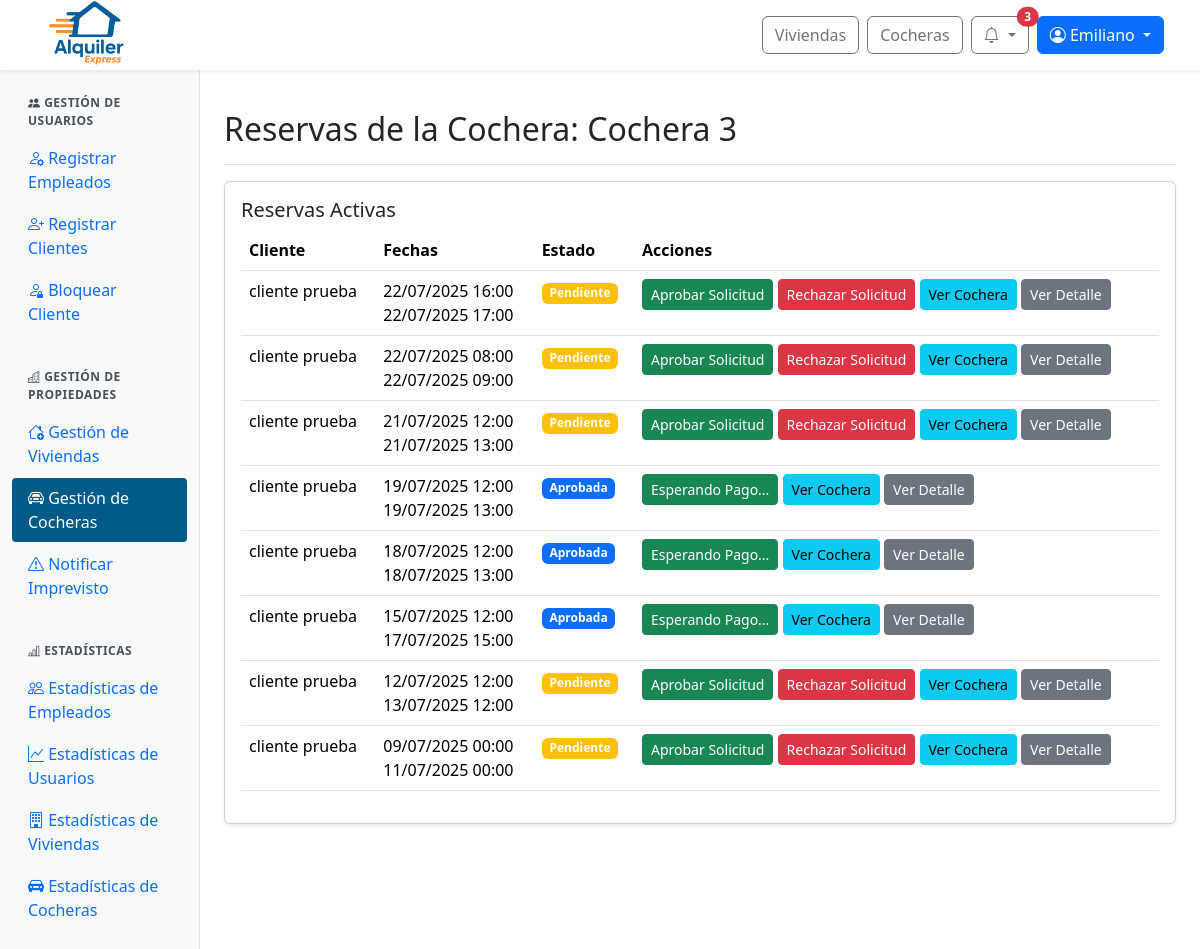
/panel/cocheras/reservas/3/ (signed in), run on an earlier commit of the app's database.
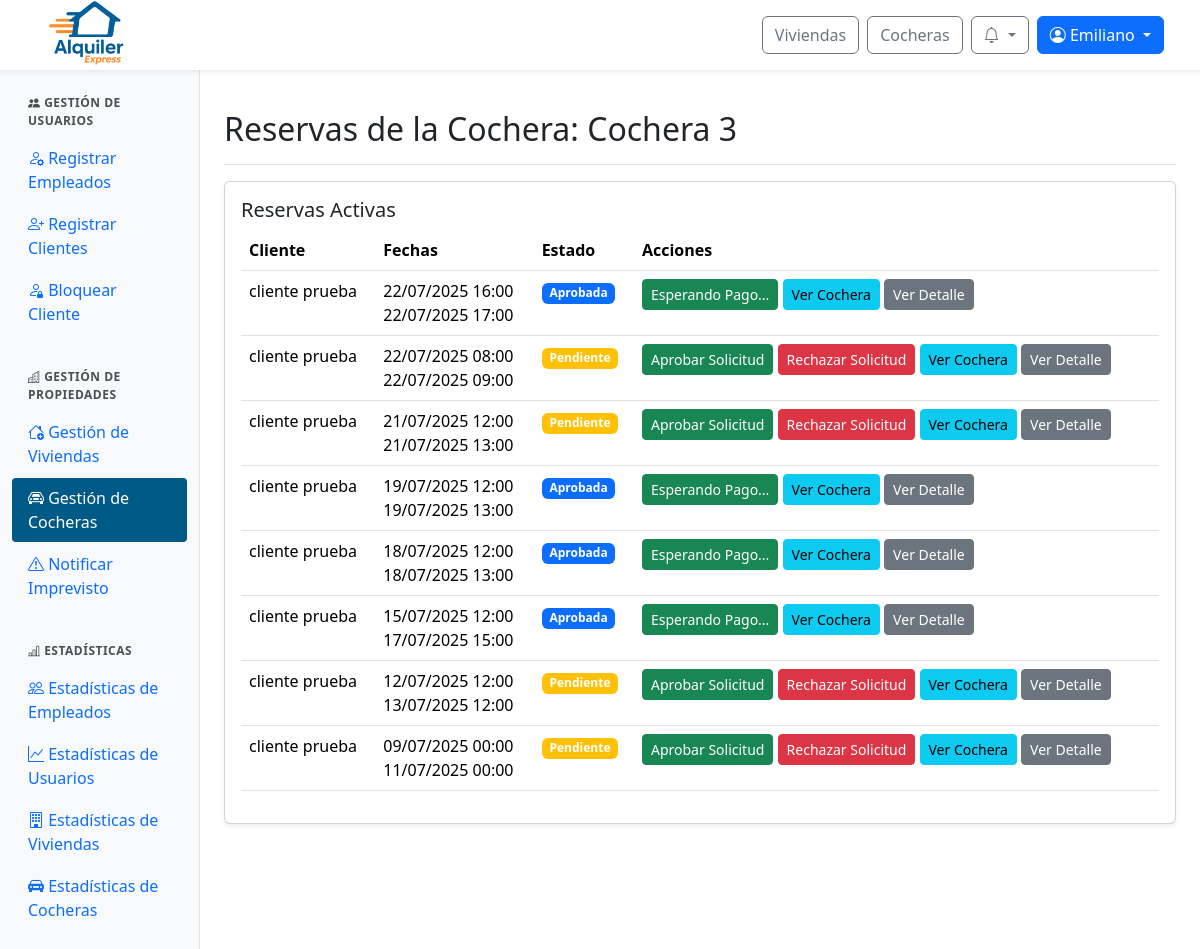
And on a later commit of the database.
### web/models.py (models this page shows, shortened)
class Reserva(models.Model):
    id_reserva = models.AutoField(primary_key=True)
    fecha_inicio = models.DateTimeField(default=timezone.now)
    fecha_fin = models.DateTimeField()
    precio_total = models.DecimalField(max_digits=10, decimal_places=2)
    estado = models.ForeignKey(Estado, on_delete=models.SET_NULL, null=True)  # Aquí está el estado FK
    inmueble = models.ForeignKey(Inmueble, null=True, blank=True, on_delete=models.SET_NULL)
    cochera = models.ForeignKey(Cochera, null=True, blank=True, on_delete=models.SET_NULL)
    descripcion = models.TextField()
    creada_en = models.DateTimeField(default=timezone.now)
    aprobada_en = models.DateTimeField(null=True, blank=True)
    cantidad_adultos = models.PositiveIntegerField(default=1, verbose_name="Cantidad de adultos")
    cantidad_ninos = models.PositiveIntegerField(default=0, verbose_name="Cantidad de niños")
    patente = models.CharField(max_length=20, null=True, blank=True, verbose_name="Patente del vehículo")
    def cliente(self):
        rel = ClienteInmueble.objects.filter(reserva=self).first()
        return rel.cliente if rel else None

class Estado(models.Model):
    id_estado = models.AutoField(primary_key=True)
    nombre = models.CharField(max_length=100)

class ClienteInmueble(models.Model):
    id_cliente_inmueble = models.AutoField(primary_key=True)
    cliente = models.ForeignKey(Perfil, on_delete=models.CASCADE)  # FK a Perfil, no Usuario
    inmueble = models.ForeignKey(Inmueble, null=True, blank=True, on_delete=models.SET_NULL)
    cochera = models.ForeignKey(Cochera, null=True, blank=True, on_delete=models.SET_NULL)
    reserva = models.ForeignKey(Reserva, on_delete=models.CASCADE)

class Perfil(models.Model):
    id_perfil = models.AutoField(primary_key=True)
    usuario = models.OneToOneField(User, on_delete=models.CASCADE)
    dni = models.CharField(max_length=20)
    fecha_nacimiento = models.DateField(null=True, blank=True)

### web/views/viewsAdminPropiedades.py (the view)
# urls.py: path('panel/cocheras/reservas/<int:id_cochera>/', viewsAdminPropiedades.admin_cocheras_reservas, name='admin_cocheras_reservas'),
@login_required
@user_passes_test(is_admin_or_empleado)
def admin_cocheras_reservas(request, id_cochera):
    cochera = get_object_or_404(Cochera, id_cochera=id_cochera)
    reservas = Reserva.objects.filter(
        cochera=cochera,
        estado__nombre__in=["Pendiente", "Aprobada", "Pagada", "Confirmada"]
    ).order_by('-fecha_inicio')
    return render(request, 'admin/admin_cocheras_reservas.html', {'cochera': cochera, 'reservas': reservas})

### web/authentication.py (called while the page is built)
    def get_user(self, user_id):
        try:
            return User.objects.get(pk=user_id)
        except User.DoesNotExist:
            return None

### web/context_processors.py (called while the page is built)
def notifications(request):
    if request.user.is_authenticated:
        try:
            return {
                'notificaciones': request.user.perfil.notificacion_set.order_by('-fecha_creacion')[:10],
                'notificaciones_no_leidas': request.user.perfil.notificacion_set.filter(leido=False).count()
            }
        except Exception:
            return {}
    return {}

def is_client_context(request):
    return {'is_client': is_client(request.user)}

### web/utils.py (called while the page is built)
def is_client(user):
    return user.is_authenticated and user.groups.filter(name="cliente").exists()

def is_admin_or_empleado(user):
    return user.is_authenticated and (user.is_staff or user.groups.filter(name="empleado").exists())

### web/templates/admin/admin_cocheras_reservas.html (shortened to what this page needs)
{% extends 'admin/admin_base.html' %}
{% load static %}
{% block admin_content %}
<div class="d-flex justify-content-between flex-wrap flex-md-nowrap align-items-center pt-3 pb-2 mb-3 border-bottom">
  <h1 class="h2">Reservas de la Cochera: {{ cochera.nombre }}</h1>
</div>
<div class="card shadow-sm mb-4">
  <div class="card-body">
    <h5 class="card-title">Reservas Activas</h5>
    <div class="table-responsive">
      <table class="table table-hover">
        <thead>
          <tr>
            <th>Cliente</th>
            <th>Fechas</th>
            <th>Estado</th>
            <th>Acciones</th>
          </tr>
        </thead>
        <tbody>
          {% for reserva in reservas %}
          <tr>
            <td>
              {% if reserva.cliente %}
                {{ reserva.cliente.usuario.get_full_name|default:reserva.cliente.usuario.username }}
              {% else %}
                Cliente no disponible
              {% endif %}
            </td>
            <td>
              {{ reserva.fecha_inicio|date:"d/m/Y" }} {{ reserva.fecha_inicio|time:"H:i" }}
              <br>
              {{ reserva.fecha_fin|date:"d/m/Y" }} {{ reserva.fecha_fin|time:"H:i" }}
            </td>
            <td>
              <span class="badge
                {% if reserva.estado.nombre == 'Confirmada' %}bg-success
                {% elif reserva.estado.nombre == 'Cancelada' %}bg-danger
                {% elif reserva.estado.nombre == 'Rechazada' %}bg-secondary
                {% elif reserva.estado.nombre == 'Pagada' %}bg-info
                {% elif reserva.estado.nombre == 'Aprobada' %}bg-primary
                {% elif reserva.estado.nombre == 'Pendiente' %}bg-warning
                {% elif reserva.estado.nombre == 'Finalizada' %}bg-dark
                {% else %}bg-warning{% endif %}">
                {{ reserva.estado.nombre }}
              </span>
            </td>
            <td>
              {% if reserva.estado.nombre == 'Pendiente' %}
                <button class="btn btn-sm btn-success" onclick="cambiarEstado('{{ reserva.id_reserva }}', 'Aprobada')">Aprobar Solicitud</button>
                <button class="btn btn-sm btn-danger" onclick="cambiarEstado('{{ reserva.id_reserva }}', 'Rechazada')">Rechazar Solicitud</button>
              {% elif reserva.estado.nombre == 'Aprobada' %}
                <button class="btn btn-sm btn-success">Esperando Pago...</button>
              {% elif reserva.estado.nombre == 'Pagada' %}
                <button class="btn btn-sm btn-success" onclick="cambiarEstado('{{ reserva.id_reserva }}', 'Confirmada')">Llaves Entregadas</button>
                <button class="btn btn-sm btn-danger" onclick="cambiarEstado('{{ reserva.id_reserva }}', 'Cancelada')">Cancelar Alquiler</button>
              {% elif reserva.estado.nombre == 'Confirmada' %}
                <button class="btn btn-sm btn-success" onclick="cambiarEstado('{{ reserva.id_reserva }}', 'Finalizada')">Terminar Alquiler</button>
                <button class="btn btn-sm btn-danger" onclick="cambiarEstado('{{ reserva.id_reserva }}', 'Cancelada')">Cancelar Alquiler</button>
              {% endif %}
              <a href="{% url 'detalle_cochera' cochera.id_cochera %}" class="btn btn-sm btn-info">Ver Cochera</a>
              <a href="{% url 'ver_detalle_reserva' reserva.id_reserva %}" class="btn btn-sm btn-secondary">Ver Detalle</a>
            </td>
          </tr>
          {% empty %}
          <tr>
            <td colspan="5" class="text-center">No hay reservas activas</td>
          </tr>
          {% endfor %}
        </tbody>
      </table>
    </div>
  </div>
</div>
{% endblock %}

### web/templates/base/base.html (shortened to what this page needs)
{% load static %}
{% load user_groups %}
<!DOCTYPE html>
<html lang="es">
<head>
  <link rel="stylesheet" href="{% static 'css/normalize.css' %}">
  <link href="https://cdn.jsdelivr.net/npm/bootstrap@5.3.3/dist/css/bootstrap.min.css" rel="stylesheet">
  <link href="https://cdn.jsdelivr.net/npm/bootstrap-icons@1.10.5/font/bootstrap-icons.css" rel="stylesheet">
  <link rel="stylesheet" href="https://cdn.jsdelivr.net/npm/sweetalert2@11/dist/sweetalert2.min.css">
  <link rel="stylesheet" href="{% static 'css/global.css' %}">
  <link rel="stylesheet" href="{% static 'css/notification.css' %}">
  {% block extra_css %}{% endblock %}
</head>
<body>
  <nav class="navbar navbar-expand-lg navbar-light bg-white fixed-top shadow-sm px-4">
    <div class="navbar__container container-fluid d-flex align-items-center justify-content-between">
      <div class="d-flex align-items-center me-3">
        <a href="{% url 'index' %}">
          <img src="{% static 'img/logo-alquiler-express-3.png' %}" alt="Logo Alquiler Express" class="navbar__icon">
        </a>
      </div>
      <div class="navbar__buttons d-flex align-items-center ms-3">
        <a href="{% url 'buscar_inmuebles' %}" class="btn btn-outline-secondary me-2">Viviendas</a>
        <a href="{% url 'buscar_cocheras' %}" class="btn btn-outline-secondary me-2">Cocheras</a>
        {% if user.is_authenticated %}
          <div class="dropdown me-2">
            <button class="btn btn-outline-secondary position-relative dropdown-toggle"
                    type="button"
                    id="notificacionesDropdown"
                    data-bs-toggle="dropdown"
                    aria-expanded="false"
                    onclick="marcarTodasLeidas('{% url 'marcar_todas_leidas' %}', '{{ csrf_token }}')">
              <i class="bi bi-bell"></i>
              {% if notificaciones_no_leidas > 0 %}
                <span class="position-absolute top-0 start-100 translate-middle badge rounded-pill bg-danger">
                  {{ notificaciones_no_leidas }}
                </span>
              {% endif %}
            </button>
          </div>
          <div class="dropdown">
            <button class="btn btn-primary dropdown-toggle" type="button" id="userOptionsDropdown" data-bs-toggle="dropdown" aria-expanded="false">
              <i class="bi bi-person-circle"></i> {{ user.first_name|default:user.username }}
            </button>
          </div>
        {% else %}
          <a href="{% url 'login' %}" class="btn btn-outline-secondary me-2">Iniciar sesión</a>
          <a href="{% url 'register' %}" class="btn btn-primary">Registrarse</a>
        {% endif %}
      </div>
    </div>
  </nav>
  {% block content %}{% endblock content %}
</body>
</html>

What changed in the data, as far as the page shows it:
changed Reserva (number 1 of 8 on the later page): estado.nombre "Pendiente" → "Aprobada"; estado_id "Aprobar Solicitud Rechazar Solicitud" → "Esperando Pago..."
Also different on the page:
{{ notificaciones_no_leidas }}: "3" → (not shown)
